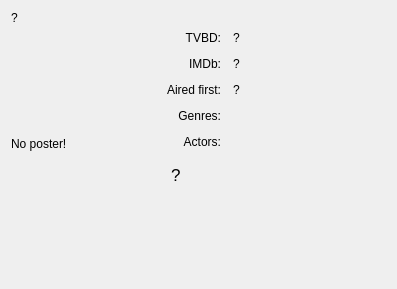
<?xml version="1.0" encoding="UTF-8"?>
<ui version="4.0">
 <class>SeriesWidget</class>
 <widget class="QWidget" name="SeriesWidget">
  <property name="geometry">
   <rect>
    <x>0</x>
    <y>0</y>
    <width>397</width>
    <height>289</height>
   </rect>
  </property>
  <property name="windowTitle">
   <string>Form</string>
  </property>
  <property name="styleSheet">
   <string notr="true"/>
  </property>
  <layout class="QVBoxLayout" name="verticalLayout_5">
   <item>
    <layout class="QHBoxLayout" name="horizontalLayout">
     <property name="topMargin">
      <number>0</number>
     </property>
     <item>
      <widget class="QLabel" name="labelTitle">
       <property name="text">
        <string>?</string>
       </property>
      </widget>
     </item>
    </layout>
   </item>
   <item>
    <layout class="QHBoxLayout" name="horizontalLayout_4">
     <item>
      <layout class="QVBoxLayout" name="verticalLayout_3">
       <item>
        <widget class="QLabel" name="labelPoster">
         <property name="minimumSize">
          <size>
           <width>150</width>
           <height>225</height>
          </size>
         </property>
         <property name="maximumSize">
          <size>
           <width>150</width>
           <height>225</height>
          </size>
         </property>
         <property name="cursor">
          <cursorShape>PointingHandCursor</cursorShape>
         </property>
         <property name="text">
          <string>No poster!</string>
         </property>
         <property name="scaledContents">
          <bool>true</bool>
         </property>
        </widget>
       </item>
       <item>
        <spacer name="verticalSpacer_3">
         <property name="orientation">
          <enum>Qt::Vertical</enum>
         </property>
         <property name="sizeHint" stdset="0">
          <size>
           <width>20</width>
           <height>0</height>
          </size>
         </property>
        </spacer>
       </item>
      </layout>
     </item>
     <item>
      <layout class="QVBoxLayout" name="verticalLayout_4">
       <property name="spacing">
        <number>12</number>
       </property>
       <property name="topMargin">
        <number>0</number>
       </property>
       <property name="bottomMargin">
        <number>0</number>
       </property>
       <item>
        <layout class="QGridLayout" name="gridLayout_2" columnstretch="0,0,1,0">
         <property name="spacing">
          <number>-1</number>
         </property>
         <item row="2" column="0">
          <widget class="QLabel" name="label_9">
           <property name="text">
            <string>Aired first:</string>
           </property>
           <property name="alignment">
            <set>Qt::AlignRight|Qt::AlignTrailing|Qt::AlignVCenter</set>
           </property>
          </widget>
         </item>
         <item row="1" column="2">
          <widget class="QLabel" name="labelImdbId">
           <property name="minimumSize">
            <size>
             <width>100</width>
             <height>0</height>
            </size>
           </property>
           <property name="text">
            <string>?</string>
           </property>
           <property name="openExternalLinks">
            <bool>true</bool>
           </property>
          </widget>
         </item>
         <item row="2" column="2">
          <widget class="QLabel" name="labelAiredFirst">
           <property name="minimumSize">
            <size>
             <width>130</width>
             <height>0</height>
            </size>
           </property>
           <property name="text">
            <string>?</string>
           </property>
          </widget>
         </item>
         <item row="1" column="0">
          <widget class="QLabel" name="label_12">
           <property name="text">
            <string>IMDb:</string>
           </property>
           <property name="alignment">
            <set>Qt::AlignRight|Qt::AlignTrailing|Qt::AlignVCenter</set>
           </property>
          </widget>
         </item>
         <item row="0" column="0">
          <widget class="QLabel" name="label_4">
           <property name="text">
            <string>TVBD:</string>
           </property>
           <property name="alignment">
            <set>Qt::AlignRight|Qt::AlignTrailing|Qt::AlignVCenter</set>
           </property>
          </widget>
         </item>
         <item row="0" column="2">
          <widget class="QLabel" name="labelTvdbId">
           <property name="minimumSize">
            <size>
             <width>100</width>
             <height>0</height>
            </size>
           </property>
           <property name="text">
            <string>?</string>
           </property>
           <property name="openExternalLinks">
            <bool>true</bool>
           </property>
          </widget>
         </item>
         <item row="3" column="0">
          <widget class="QLabel" name="label_11">
           <property name="text">
            <string>Genres:</string>
           </property>
           <property name="alignment">
            <set>Qt::AlignRight|Qt::AlignTop|Qt::AlignTrailing</set>
           </property>
          </widget>
         </item>
         <item row="4" column="0">
          <widget class="QLabel" name="label_8">
           <property name="text">
            <string>Actors:</string>
           </property>
           <property name="alignment">
            <set>Qt::AlignRight|Qt::AlignTop|Qt::AlignTrailing</set>
           </property>
          </widget>
         </item>
         <item row="3" column="2">
          <widget class="QLabel" name="labelGenres">
           <property name="sizePolicy">
            <sizepolicy hsizetype="Preferred" vsizetype="Preferred">
             <horstretch>0</horstretch>
             <verstretch>0</verstretch>
            </sizepolicy>
           </property>
           <property name="text">
            <string/>
           </property>
           <property name="wordWrap">
            <bool>true</bool>
           </property>
          </widget>
         </item>
         <item row="4" column="2">
          <widget class="QLabel" name="labelActors">
           <property name="text">
            <string/>
           </property>
           <property name="wordWrap">
            <bool>true</bool>
           </property>
          </widget>
         </item>
        </layout>
       </item>
       <item>
        <widget class="QTextEdit" name="textEditOverview_2">
         <property name="styleSheet">
          <string notr="true">QTextEdit {
background:transparent;
}</string>
         </property>
         <property name="frameShape">
          <enum>QFrame::NoFrame</enum>
         </property>
         <property name="lineWidth">
          <number>0</number>
         </property>
         <property name="verticalScrollBarPolicy">
          <enum>Qt::ScrollBarAlwaysOff</enum>
         </property>
         <property name="horizontalScrollBarPolicy">
          <enum>Qt::ScrollBarAlwaysOff</enum>
         </property>
         <property name="readOnly">
          <bool>true</bool>
         </property>
         <property name="html">
          <string>&lt;!DOCTYPE HTML PUBLIC &quot;-//W3C//DTD HTML 4.0//EN&quot; &quot;http://www.w3.org/TR/REC-html40/strict.dtd&quot;&gt;
&lt;html&gt;&lt;head&gt;&lt;meta name=&quot;qrichtext&quot; content=&quot;1&quot; /&gt;&lt;style type=&quot;text/css&quot;&gt;
p, li { white-space: pre-wrap; }
&lt;/style&gt;&lt;/head&gt;&lt;body style=&quot; font-family:'Lucida Grande'; font-size:13pt; font-weight:400; font-style:normal;&quot;&gt;
&lt;p style=&quot; margin-top:0px; margin-bottom:0px; margin-left:0px; margin-right:0px; -qt-block-indent:0; text-indent:0px;&quot;&gt;?&lt;/p&gt;&lt;/body&gt;&lt;/html&gt;</string>
         </property>
        </widget>
       </item>
      </layout>
     </item>
    </layout>
   </item>
  </layout>
 </widget>
 <resources/>
 <connections/>
</ui>
